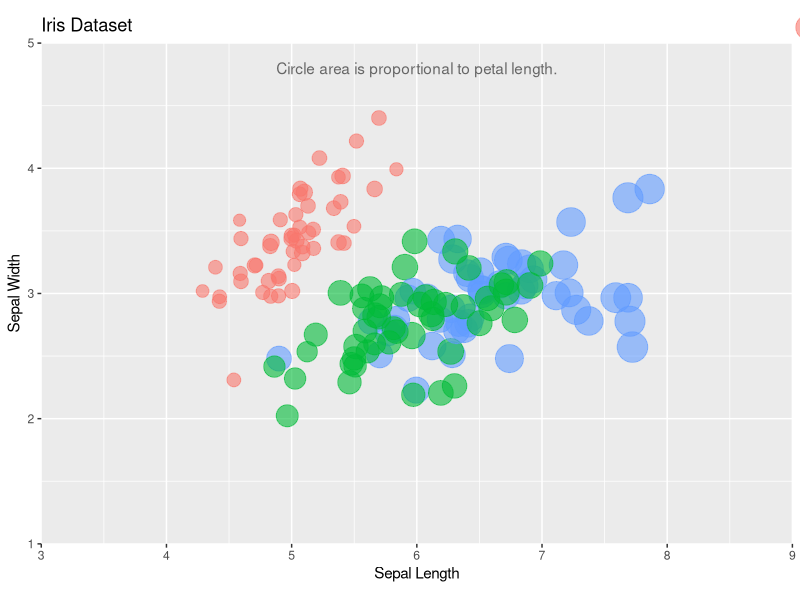

This chart was generated by the following R code:
library(ggplot2)
library(grid)

data("iris")

# Sort bubble plot so smaller colors are displayed last
# on top of the bigger colors
df <- iris
df <- df[order(df$Petal.Length, decreasing = TRUE),]

# Create bubble plot
p <- ggplot(df, aes(
  x = Sepal.Length,
  y = Sepal.Width,
  color = Species,
  size = Petal.Length))

# Give points some alpha to help with overlap/density
# Can also "jitter" to reduce overlap but reduce accuracy
p <- p + geom_point(alpha = 0.6, position = "jitter")

# Default size scale is by radius, force to scale by area instead
# Optionally disable legends
p <- p + scale_size_area(max_size = 10, guide = "none")
# p <- p + scale_color_discrete(guide = "none")

# Tweak the plot limits
p <- p + scale_x_continuous(
  limits = c(3, 9),
  expand = c(0, 0))

p <- p + scale_y_continuous(
  limits = c(1, 5),
  expand = c(0, 0))

# Make the grid square
p <- p + coord_fixed(ratio = 1)

# Modify the labels
p <- p + ggtitle("Iris Dataset")
p <- p + labs(
  size = "Petal Length",
  x = "Sepal Length",
  y = "Sepal Width")

# Modify the legend settings
p <- p + theme(legend.title = element_blank())
p <- p + theme(legend.direction = "horizontal")
p <- p + theme(legend.position = c(1, 1))
p <- p + theme(legend.justification = c(0, 0))
p <- p + theme(legend.background = element_blank())
p <- p + theme(legend.key = element_blank())
p <- p + theme(legend.text = element_text(size = 12))
p <- p + theme(legend.margin = unit(0, "pt"))

# Force the dots to plot larger in legend
p <- p + guides(colour = guide_legend(override.aes = list(size = 8)))

# Indicate size is petal length
p <- p + annotate(
  "text", x = 6, y = 4.8,
  hjust = 0.5, color = "grey40",
  label = "Circle area is proportional to petal length.")

print(p)
